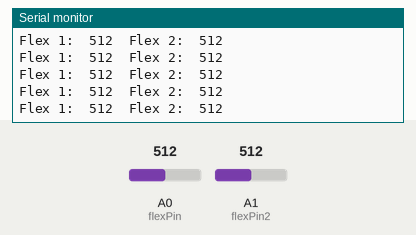
The sketch below on a simulated Arduino Uno, built with avr-gcc and run on an emulated ATmega328P. Parts: the last lines printed to the serial monitor. The test bench sets the inputs (shaded band); at power-on: A1 (flexPin2) = 512, A0 (flexPin) = 512.

Above: at 1.2 s.
1.3 s: A1 (flexPin2) set to 128
At 1.42 s:
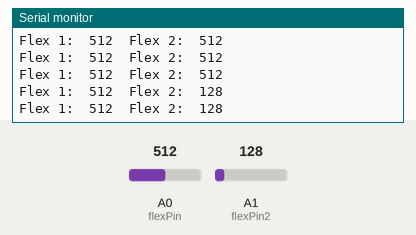
2.8 s: A1 (flexPin2) set to 109
At 2.83 s:
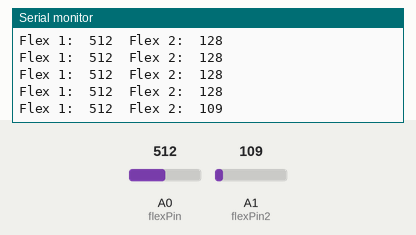
5.9 s: A0 (flexPin) set to 984
At 6.5 s:
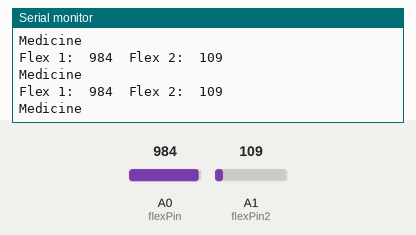
8.9 s: A0 (flexPin) set to 1011
At 9.8 s:
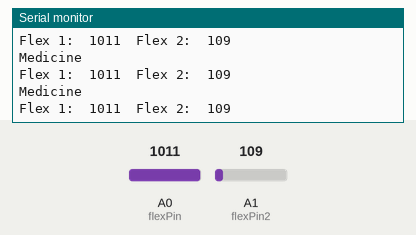
Timing chart, 0 to 11.9 s (numbered marks = the images above; inputs shaded):
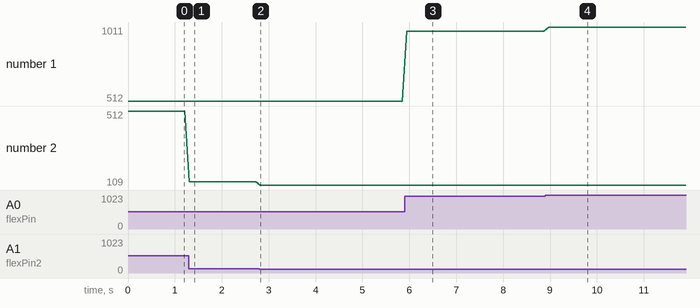

The sketch:

flex_sensors_testing.ino
```cpp
/*
 * Version 1.2
 * This flex sensor testing coding is specially design from scatch
 * for simple sign language translator as requested.
 * Author for this code is Yeo
 * Owner for this code will be (017-3727353)
*/

const int flexPin = A0; //pin A0 to read analog input
const int flexPin2 = A1;
int flex1; //save analog flex
int flex2;
String words;

void setup(){
  pinMode(flexPin, INPUT);
  pinMode(flexPin2, INPUT);
  Serial.begin(9600);       //Begin serial communication
}

void loop(){
  flex1 = analogRead(flexPin);         //Read and save analog value from potentiometer
  flex2 = analogRead(flexPin2);
  Serial.print("Flex 1:\t");               //Print flex sensor value
  Serial.print(flex1);
  Serial.print("\t");
  Serial.print("Flex 2:\t");
  Serial.print(flex2);
  Serial.print("\n");
  words = translate(flex1,flex2);
  Serial.println(words);
  delay(100);
}

String translate(int v1, int v2){
  if(v1 > 240 && v2 < 120)
  {
    return("Medicine");
  }
  else
  {
    return("");
  }
}
```

Measured:
- the behaviour switches between 999 and 1000 on A0 (flexPin) (found by bisection; images 3 and 4)
- after the input at 1.3 s, the serial monitor: prints a new line at once (image 1)
- after the input at 2.8 s, the serial monitor: prints a new line at once (image 2)
- after the input at 5.9 s, the serial monitor: prints a new line after 0.05 s (image 3)
- after the input at 8.9 s, the serial monitor: prints a new line after 0.07 s (image 4)
- plotted number 1: 512 → 984 after the input at 5.9 s, 984 → 1011 after the input at 8.9 s
- plotted number 2: 512 → 128 after the input at 1.3 s, 128 → 109 after the input at 2.8 s
